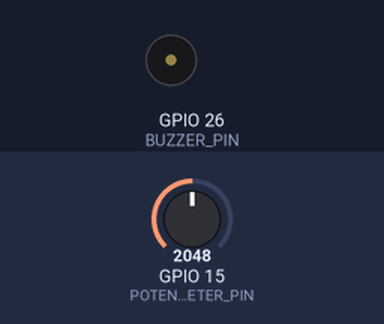
The sketch below on a simulated ESP32. Parts: buzzer (waves = sounding, pin HIGH). Inputs (shaded band) come from the test bench; at power-on: GPIO 15 (POTENTIOMETER_PIN) = 2048. What the sketch prints to the serial monitor is not drawn.

Above: at 1.2 s.
1.3 s: GPIO 15 (POTENTIOMETER_PIN) set to 106
2.8 s: GPIO 15 (POTENTIOMETER_PIN) set to 89
At 2.95 s:
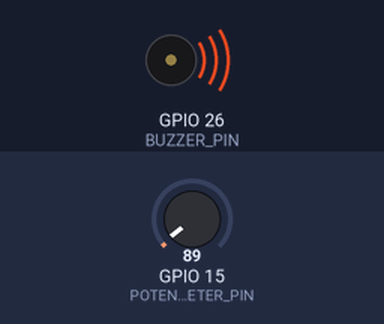
5.8 s: GPIO 15 (POTENTIOMETER_PIN) set to 491
At 6.3 s:
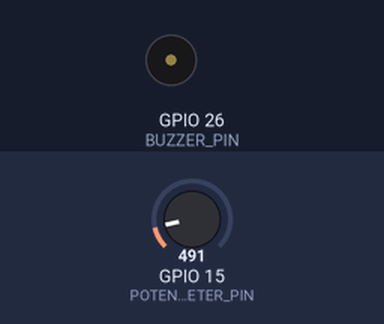
Timing chart, 0 to 8.8 s (numbered marks = the images above; inputs shaded):
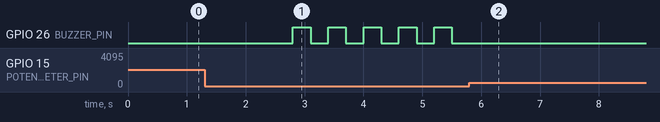

Measured:
- the behaviour switches between 100 and 99 on GPIO 15 (POTENTIOMETER_PIN) (found by bisection; images 0 and 1)
- after the input at 2.8 s, GPIO 26 (BUZZER_PIN): alternates HIGH for 0.30 s and LOW for 0.30 s, starting at once
- after the input at 5.8 s, GPIO 26 (BUZZER_PIN): stops changing and stays LOW

The sketch:

1pro244.ino
```cpp
const int BUZZER_PIN = 26;
const int POTENTIOMETER_PIN = 15;

const int TOUCH_SENSOR_VALUE_1 = 30;
const int TOUCH_SENSOR_VALUE_2 = 70;
const int TOUCH_SENSOR_VALUE_3 = 100;

void setup() {
  pinMode(POTENTIOMETER_PIN, INPUT);
  pinMode(BUZZER_PIN, OUTPUT);

  Serial.begin(115200);
  Serial.println("Potentiometer Values:");
}

void loop() {
  int potValue = analogRead(POTENTIOMETER_PIN);

  Serial.println(potValue);

  if (potValue < TOUCH_SENSOR_VALUE_1) {
    digitalWrite(BUZZER_PIN, HIGH);
    delay(100);
    digitalWrite(BUZZER_PIN, LOW);
    delay(100);
  } else if (potValue < TOUCH_SENSOR_VALUE_2) {
    digitalWrite(BUZZER_PIN, HIGH);
    delay(200);
    digitalWrite(BUZZER_PIN, LOW);
    delay(200);
  } else if (potValue < TOUCH_SENSOR_VALUE_3) {
    digitalWrite(BUZZER_PIN, HIGH);
    delay(300);
    digitalWrite(BUZZER_PIN, LOW);
    delay(300);
  }
}
```
